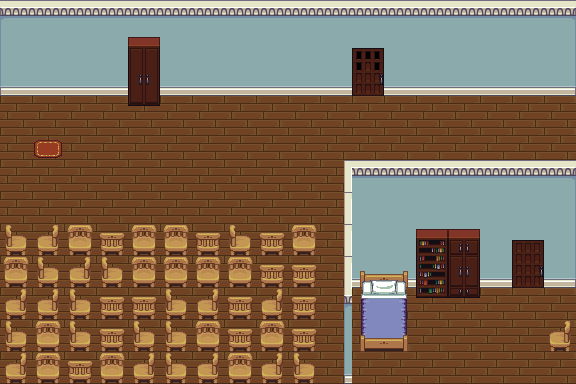

Below is a game level as drawn by its tile map, then a one-line description and the .tmx that defines it (tile-layer data replaced by summaries):
An orthogonal 18x12 tile map with 32x32 px tiles, 3 tile layers (patrones test, capa 2, Capa de patrones 3), 4 tilesets and 14 objects.

<map version="1.0" orientation="orthogonal" width="18" height="12" tilewidth="32" tileheight="32">
 <tileset firstgid="1" name="inside" tilewidth="32" tileheight="32">
  <image source="../maps/tilesets/LPC Base Assets/tiles/inside.png" width="320" height="320" />
 </tileset>
 <tileset firstgid="101" name="kitchen" tilewidth="32" tileheight="32">
  <image source="../maps/tilesets/LPC Base Assets/tiles/kitchen.png" width="64" height="128" />
 </tileset>
 <tileset firstgid="109" name="country" tilewidth="32" tileheight="32">
  <image source="../maps/tilesets/LPC Base Assets/tiles/country.png" width="160" height="128" />
 </tileset>
 <tileset firstgid="129" name="cabinets" tilewidth="32" tileheight="32">
  <image source="../maps/tilesets/LPC Base Assets/tiles/cabinets.png" width="192" height="416" />
 </tileset>
 <layer name="patrones test" width="18" height="12">
  <data>[216 cells, 216 non-empty, 10 distinct tile ids]</data>
 </layer>
 <layer name="capa 2" width="18" height="12">
  <data>[216 cells, 85 non-empty, 14 distinct tile ids]</data>
 </layer>
 <layer name="Capa de patrones 3" width="18" height="12">
  <data>[216 cells, 21 non-empty, 21 distinct tile ids]</data>
 </layer>
 <objectgroup name="objetos test" width="18" height="12">
  <object gid="101" x="32" y="32" />
  <object gid="103" x="32" y="64" />
  <object gid="105" x="32" y="96" />
  <object gid="107" x="32" y="128" />
  <object gid="106" x="64" y="96" />
  <object gid="112" x="192" y="96" />
  <object gid="117" x="192" y="128" />
  <object gid="112" x="224" y="96" />
  <object gid="117" x="224" y="128" />
  <object gid="112" x="160" y="96" />
  <object gid="117" x="160" y="128" />
  <object gid="144" x="96" y="128" />
  <object gid="138" x="96" y="96" />
  <object gid="132" x="96" y="64" />
 </objectgroup>
</map>
